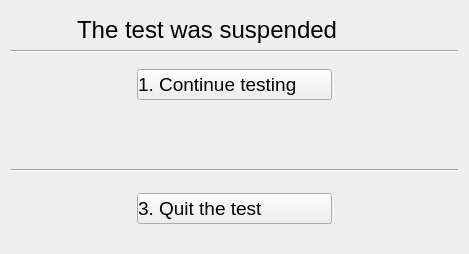
      <widget class="QWidget" name="suspendPage">
       <layout class="QGridLayout" name="gridLayout_3" columnstretch="0,0,1,0,0">
        <item row="0" column="2">
         <spacer name="verticalSpacer_9">
          <property name="orientation">
           <enum>Qt::Vertical</enum>
          </property>
          <property name="sizeHint" stdset="0">
           <size>
            <width>20</width>
            <height>5</height>
           </size>
          </property>
         </spacer>
        </item>
        <item row="1" column="4">
         <spacer name="horizontalSpacer_16">
          <property name="orientation">
           <enum>Qt::Horizontal</enum>
          </property>
          <property name="sizeType">
           <enum>QSizePolicy::Fixed</enum>
          </property>
          <property name="sizeHint" stdset="0">
           <size>
            <width>60</width>
            <height>20</height>
           </size>
          </property>
         </spacer>
        </item>
        <item row="4" column="3" colspan="2">
         <spacer name="horizontalSpacer_18">
          <property name="orientation">
           <enum>Qt::Horizontal</enum>
          </property>
          <property name="sizeHint" stdset="0">
           <size>
            <width>120</width>
            <height>20</height>
           </size>
          </property>
         </spacer>
        </item>
        <item row="6" column="0" colspan="5">
         <widget class="Line" name="line_5">
          <property name="orientation">
           <enum>Qt::Horizontal</enum>
          </property>
         </widget>
        </item>
        <item row="1" column="0">
         <spacer name="horizontalSpacer_15">
          <property name="orientation">
           <enum>Qt::Horizontal</enum>
          </property>
          <property name="sizeType">
           <enum>QSizePolicy::Fixed</enum>
          </property>
          <property name="sizeHint" stdset="0">
           <size>
            <width>60</width>
            <height>20</height>
           </size>
          </property>
         </spacer>
        </item>
        <item row="3" column="2">
         <spacer name="verticalSpacer_6">
          <property name="orientation">
           <enum>Qt::Vertical</enum>
          </property>
          <property name="sizeType">
           <enum>QSizePolicy::Fixed</enum>
          </property>
          <property name="sizeHint" stdset="0">
           <size>
            <width>20</width>
            <height>10</height>
           </size>
          </property>
         </spacer>
        </item>
        <item row="5" column="2">
         <spacer name="verticalSpacer_7">
          <property name="orientation">
           <enum>Qt::Vertical</enum>
          </property>
          <property name="sizeType">
           <enum>QSizePolicy::Expanding</enum>
          </property>
          <property name="sizeHint" stdset="0">
           <size>
            <width>20</width>
            <height>63</height>
           </size>
          </property>
         </spacer>
        </item>
        <item row="1" column="1" colspan="3">
         <widget class="QLabel" name="label_10">
          <property name="sizePolicy">
           <sizepolicy hsizetype="Expanding" vsizetype="Preferred">
            <horstretch>0</horstretch>
            <verstretch>0</verstretch>
           </sizepolicy>
          </property>
          <property name="font">
           <font>
            <pointsize>18</pointsize>
           </font>
          </property>
          <property name="text">
           <string>The test was suspended</string>
          </property>
         </widget>
        </item>
        <item row="8" column="0" colspan="2">
         <spacer name="horizontalSpacer_20">
          <property name="orientation">
           <enum>Qt::Horizontal</enum>
          </property>
          <property name="sizeHint" stdset="0">
           <size>
            <width>120</width>
            <height>20</height>
           </size>
          </property>
         </spacer>
        </item>
        <item row="4" column="0" colspan="2">
         <spacer name="horizontalSpacer_17">
          <property name="orientation">
           <enum>Qt::Horizontal</enum>
          </property>
          <property name="sizeHint" stdset="0">
           <size>
            <width>120</width>
            <height>20</height>
           </size>
          </property>
         </spacer>
        </item>
        <item row="9" column="2">
         <spacer name="verticalSpacer_8">
          <property name="orientation">
           <enum>Qt::Vertical</enum>
          </property>
          <property name="sizeHint" stdset="0">
           <size>
            <width>20</width>
            <height>19</height>
           </size>
          </property>
         </spacer>
        </item>
        <item row="8" column="2">
         <widget class="QPushButton" name="quitButton">
          <property name="font">
           <font>
            <pointsize>14</pointsize>
           </font>
          </property>
          <property name="styleSheet">
           <string notr="true">padding: 0.2em 2em;
text-align: left</string>
          </property>
          <property name="text">
           <string>3. Quit the test</string>
          </property>
         </widget>
        </item>
        <item row="4" column="2">
         <widget class="QPushButton" name="resumeButton">
          <property name="font">
           <font>
            <pointsize>14</pointsize>
           </font>
          </property>
          <property name="styleSheet">
           <string notr="true">padding: 0.2em 2em;
text-align: left</string>
          </property>
          <property name="text">
           <string>1. Continue testing</string>
          </property>
         </widget>
        </item>
        <item row="7" column="2">
         <spacer name="verticalSpacer_10">
          <property name="orientation">
           <enum>Qt::Vertical</enum>
          </property>
          <property name="sizeType">
           <enum>QSizePolicy::Fixed</enum>
          </property>
          <property name="sizeHint" stdset="0">
           <size>
            <width>20</width>
            <height>15</height>
           </size>
          </property>
         </spacer>
        </item>
        <item row="8" column="3" colspan="2">
         <spacer name="horizontalSpacer_19">
          <property name="orientation">
           <enum>Qt::Horizontal</enum>
          </property>
          <property name="sizeHint" stdset="0">
           <size>
            <width>120</width>
            <height>20</height>
           </size>
          </property>
         </spacer>
        </item>
        <item row="2" column="0" colspan="5">
         <widget class="Line" name="line_6">
          <property name="orientation">
           <enum>Qt::Horizontal</enum>
          </property>
         </widget>
        </item>
       </layout>
      </widget>
